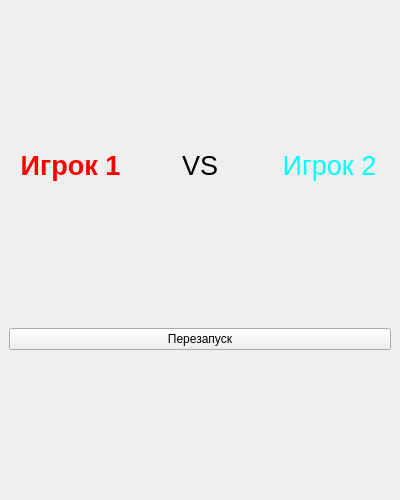
<?xml version="1.0" encoding="UTF-8"?>
<ui version="4.0">
 <class>MainWindow</class>
 <widget class="QMainWindow" name="MainWindow">
  <property name="geometry">
   <rect>
    <x>0</x>
    <y>0</y>
    <width>400</width>
    <height>500</height>
   </rect>
  </property>
  <property name="sizePolicy">
   <sizepolicy hsizetype="Expanding" vsizetype="Expanding">
    <horstretch>0</horstretch>
    <verstretch>0</verstretch>
   </sizepolicy>
  </property>
  <property name="minimumSize">
   <size>
    <width>400</width>
    <height>500</height>
   </size>
  </property>
  <property name="maximumSize">
   <size>
    <width>800</width>
    <height>900</height>
   </size>
  </property>
  <property name="windowTitle">
   <string>TicTacToe</string>
  </property>
  <property name="styleSheet">
   <string notr="true">QPushButton[cell=true]{
        font-size: 30px;
        min-height: 20px;
        max-height: 100px;
        min-width: 20px;
        max-width: 100px;
        }
    </string>
  </property>
  <widget class="QWidget" name="centralwidget">
   <layout class="QVBoxLayout" name="verticalLayout">
    <property name="sizeConstraint">
     <enum>QLayout::SetMinimumSize</enum>
    </property>
    <item>
     <layout class="QGridLayout" name="gridLayout">
      <property name="sizeConstraint">
       <enum>QLayout::SetDefaultConstraint</enum>
      </property>
      <property name="spacing">
       <number>0</number>
      </property>
     </layout>
    </item>
    <item>
     <layout class="QHBoxLayout" name="horizontalLayout">
      <property name="sizeConstraint">
       <enum>QLayout::SetDefaultConstraint</enum>
      </property>
      <item>
       <widget class="QLabel" name="first_player">
        <property name="sizePolicy">
         <sizepolicy hsizetype="Preferred" vsizetype="Fixed">
          <horstretch>0</horstretch>
          <verstretch>0</verstretch>
         </sizepolicy>
        </property>
        <property name="font">
         <font>
          <pointsize>20</pointsize>
         </font>
        </property>
        <property name="styleSheet">
         <string notr="true">color: red; font-weight: 700;</string>
        </property>
        <property name="text">
         <string>Игрок 1</string>
        </property>
        <property name="alignment">
         <set>Qt::AlignCenter</set>
        </property>
       </widget>
      </item>
      <item>
       <widget class="QLabel" name="vs">
        <property name="sizePolicy">
         <sizepolicy hsizetype="Preferred" vsizetype="Fixed">
          <horstretch>0</horstretch>
          <verstretch>0</verstretch>
         </sizepolicy>
        </property>
        <property name="font">
         <font>
          <pointsize>20</pointsize>
         </font>
        </property>
        <property name="text">
         <string>VS</string>
        </property>
        <property name="alignment">
         <set>Qt::AlignCenter</set>
        </property>
       </widget>
      </item>
      <item>
       <widget class="QLabel" name="second_player">
        <property name="sizePolicy">
         <sizepolicy hsizetype="Preferred" vsizetype="Fixed">
          <horstretch>0</horstretch>
          <verstretch>0</verstretch>
         </sizepolicy>
        </property>
        <property name="font">
         <font>
          <pointsize>20</pointsize>
         </font>
        </property>
        <property name="styleSheet">
         <string notr="true">color: cyan;</string>
        </property>
        <property name="text">
         <string>Игрок 2</string>
        </property>
        <property name="alignment">
         <set>Qt::AlignCenter</set>
        </property>
       </widget>
      </item>
     </layout>
    </item>
    <item>
     <widget class="QPushButton" name="restart">
      <property name="text">
       <string>Перезапуск</string>
      </property>
     </widget>
    </item>
   </layout>
  </widget>
 </widget>
 <resources/>
 <connections/>
</ui>
